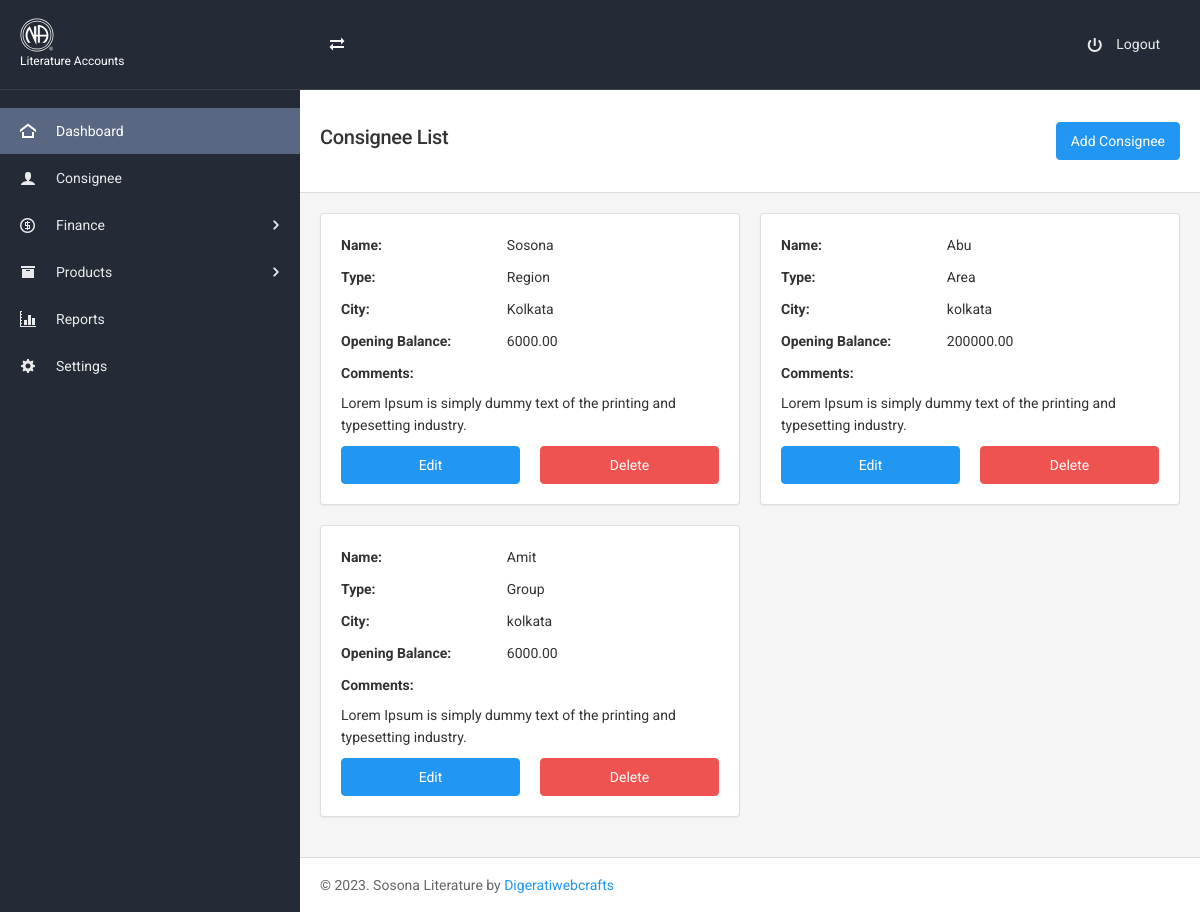
The page /consignee-copy.php (signed in) on the database its author committed.
### tables this page shows
CREATE TABLE `consignee` (
  `id` int(11) NOT NULL,
  `name` varchar(255) NOT NULL,
  `entry_type` varchar(255) NOT NULL COMMENT '1=sosona,2=area,3=group',
  `city` varchar(255) NOT NULL,
  `opening_bal_amt` float(9,2) NOT NULL,
  `comments` longtext NOT NULL
);

### consignee-copy.php (the view, shortened to what this page needs)
<?php
include "includes/header.php";
?>
<?php
include "includes/top-navbar.php";
 ?>
<div class="page-content">
    <?php
    include "includes/left-sidebar.php";
     ?>
    <div class="content-wrapper">
        <div class="content-inner">
            <div class="page-header page-header-light">
                <div class="page-header-content header-elements-lg-inline">
                    <div class="page-title d-flex w-100">
                        <h4 class="mr-auto"><span class="font-weight-semibold">Consignee List</span></h4>
                        <a href="consignee-add-edit.php" class="btn btn-primary">Add Consignee</a>
                    </div>
                </div>
            </div>
            <div class="content">
                <div class="row">
                      <?php
                      $sel="SELECT *  FROM  consignee";
                      $rs=$conn->query($sel);
                      while($row=$rs->fetch_assoc()){
                    ?>
                    <div class="col-sm-6">
                        <div class="card">
                            <div class="card-body">
                                <div class="row">
                                    <div class="col-sm-5">
                                       <label class="font-weight-bold">Name:</label>
                                    </div>
                                    <div class="col-sm-7">
                                       <p><?php echo $row['name']; ?></p>
                                    </div>
                                </div>
                                <div class="row">
                                    <div class="col-sm-5">
                                       <label class="font-weight-bold">Type:</label>
                                    </div>
                                    <div class="col-sm-7">
                                       <p><?php echo $row['entry_type']; ?></p>
                                    </div>
                                </div>
                                <div class="row">
                                    <div class="col-sm-5">
                                       <label class="font-weight-bold">City:</label>
                                    </div>
                                    <div class="col-sm-7">
                                       <p><?php echo $row['city']; ?></p>
                                    </div>
                                </div>
                                <div class="row">
                                    <div class="col-sm-5">
                                       <label class="font-weight-bold">Opening Balance:</label>
                                    </div>
                                    <div class="col-sm-7">
                                       <p><?php echo $row['opening_bal_amt']; ?></p>
                                    </div>
                                </div>
                                <div class="row">
                                    <div class="col-sm-12">
                                       <label class="font-weight-bold">Comments:</label>
                                    </div>
                                    <div class="col-sm-12">
                                       <p><?php echo $row['comments']; ?></p>
                                    </div>
                                </div>
                                <div class="row">
                                    <div class="col-sm-6 mb-2 mb-sm-0">
                                       <a href="consignee-add-edit.php?id=<?php echo $row['id'];?>" class="btn btn-primary w-100">Edit</a>
                                    </div>
                                    <div class="col-sm-6">
                                       <a href="#" class="btn btn-danger w-100" data-toggle="modal" data-target="#confirmDeletet<?php echo $row['id'] ?>">Delete</a>
                                    </div>
                                </div>
                            </div>
                        </div>
                    </div>
                    <?php
                    }
                    ?>
                </div>
            </div>
<?php include "includes/footer.php"; ?>

### rows shown on the page
consignee: name "Sosona", entry_type "Region", city "Kolkata", opening_bal_amt "6000.00", comments "Lorem Ipsum is simply dummy text of the printing and typesetting industry."
consignee: name "Abu", entry_type "Area", city "kolkata", opening_bal_amt "200000.00", comments "Lorem Ipsum is simply dummy text of the printing and typesetting industry."
consignee: name "Amit", entry_type "Group", city "kolkata", opening_bal_amt "6000.00", comments "Lorem Ipsum is simply dummy text of the printing and typesetting industry."
